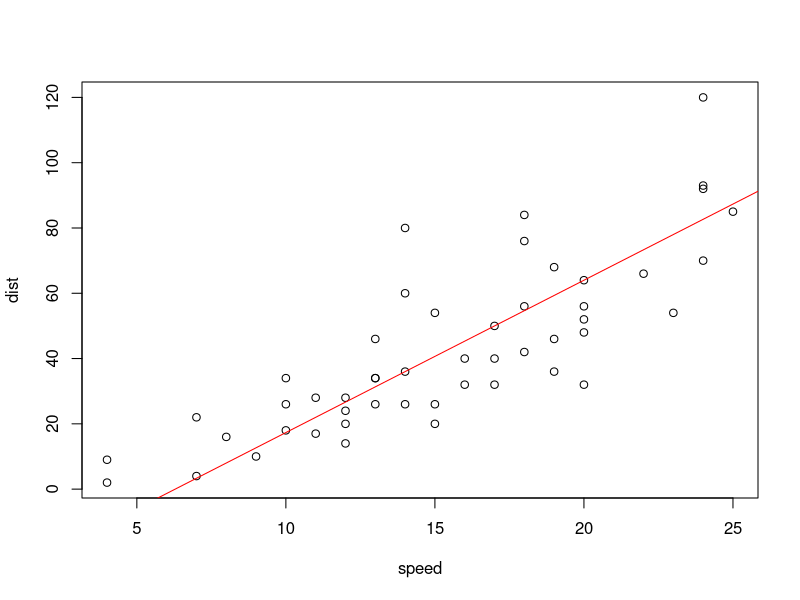
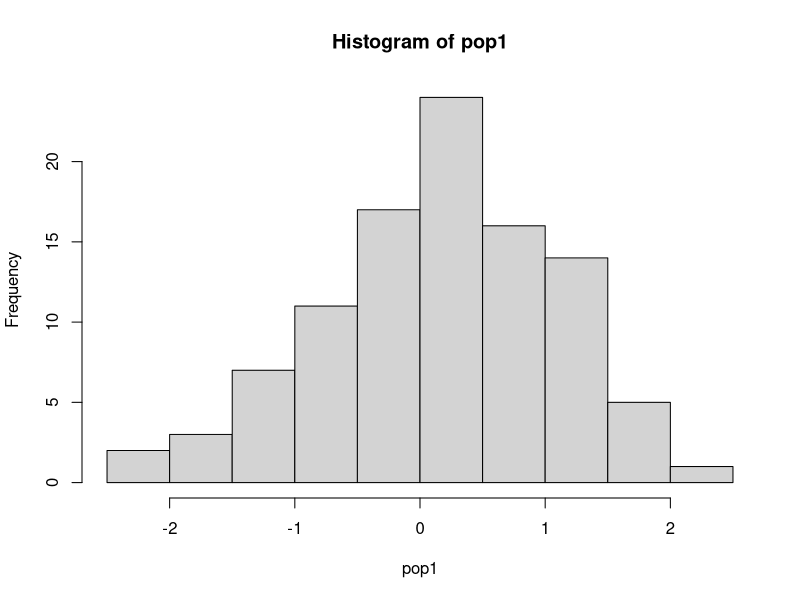
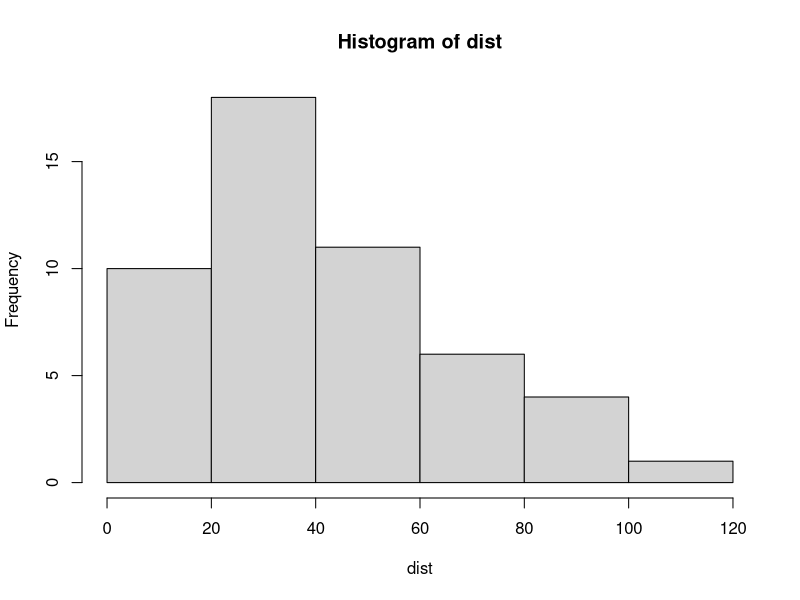

Recreate these plots in R, in order.
## ---- chunk 1
knitr::opts_chunk$set(echo = TRUE)
## ---- chunk 2
3 * 4

## ---- chunk 3
x <- 3
x
## ---- chunk 4
x <- 3
y <- 4
x*y
## ---- chunk 5
product.of.x.y <- x*y
product.of.x.y
## ---- chunk 6
product.of.x.y == 12

product.of.x.y < 5
## ---- chunk 7
seq(from=1 , to=10, by=1)

seq.2.5 <- seq(from=0, to=10, by=2.5)
seq.2.5
## ---- chunk 8
seq(1,10,1)
## ---- chunk 9
seq(1,10)
## ---- chunk 10
objects() ## list objects in R
## ---- chunk 11
rm(product.of.x.y) ## remove object
## ---- chunk 12
class(x)
## ---- chunk 13
cars
## ---- chunk 14
class(cars) ## what is the class of cars
head(cars,5) ## list top five rows
## ---- chunk 15
cars[1,] ## first row

cars[1:5,] ## first five rows
## ---- chunk 16
cars[,2] ## second column

cars[,"dist"] ## second column using title
## ---- chunk 17
cars[2,"dist"] ## second row, second column

cars[2,"dist"] <- 9 ## change that value to 9

cars[2,"dist"] ## check that the value was changed
## ---- chunk 18
speed <- cars[,"speed"]
dist <- cars[,"dist"]
## ---- chunk 19
plot(speed, dist)
z <- line(cars)
abline(coef(z), col = "red")
## ---- chunk 20
pop1 <- rnorm(100) ## generate 100 random numbers from a normal poulation

hist(pop1) ## plot randomly generated numbers

hist(dist) ## plot distribution of distances
